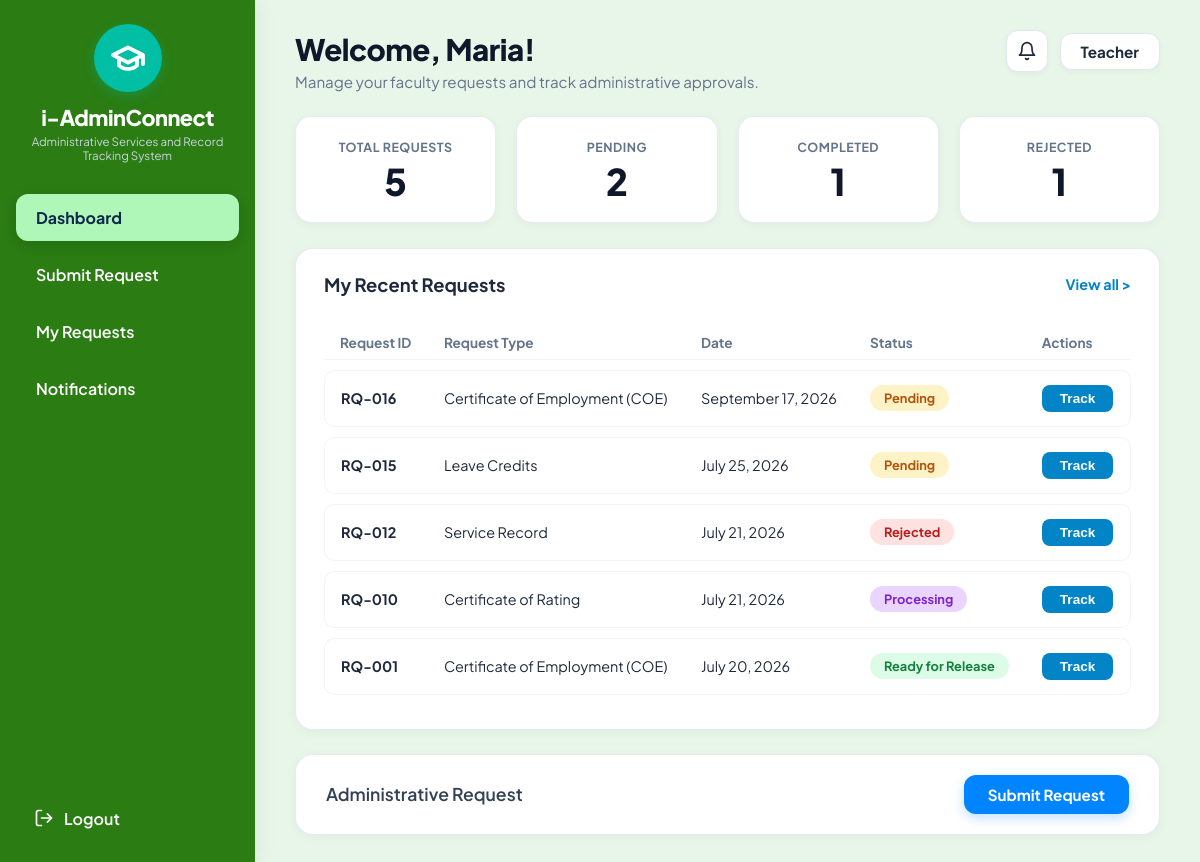
/dashboard.php (signed in), run on the app's committed database.
### tables this page shows
CREATE TABLE `requests` (
  `id` int(11) NOT NULL AUTO_INCREMENT,
  `tracking_number` varchar(50) NOT NULL,
  `user_id` int(11) NOT NULL,
  `request_type_id` int(11) NOT NULL,
  `purpose` text NOT NULL,
  `additional_notes` text DEFAULT NULL,
  `attached_filename` varchar(255) DEFAULT NULL,
  `file_size_kb` varchar(50) DEFAULT NULL,
  `file_verified` tinyint(1) DEFAULT 1,
  `status` enum('Pending','Under Review','Processing','Ready for Release','Released','Returned for Revision','Rejected') NOT NULL DEFAULT 'Pending',
  `current_stage` int(11) NOT NULL DEFAULT 1,
  `stage1_time` varchar(100) DEFAULT NULL,
  `stage2_time` varchar(100) DEFAULT NULL,
  `stage3_time` varchar(100) DEFAULT NULL,
  `stage4_time` varchar(100) DEFAULT NULL,
  `remarks` text DEFAULT NULL,
  `created_at` timestamp NOT NULL DEFAULT current_timestamp(),
  `updated_at` timestamp NOT NULL DEFAULT current_timestamp() ON UPDATE current_timestamp(),
  PRIMARY KEY (`id`),
  UNIQUE KEY `tracking_number` (`tracking_number`),
  KEY `user_id` (`user_id`),
  KEY `request_type_id` (`request_type_id`),
  CONSTRAINT `fk_req_type` FOREIGN KEY (`request_type_id`) REFERENCES `request_types` (`id`),
  CONSTRAINT `fk_req_user` FOREIGN KEY (`user_id`) REFERENCES `users` (`id`) ON DELETE CASCADE
);

CREATE TABLE `request_types` (
  `id` int(11) NOT NULL AUTO_INCREMENT,
  `code` varchar(30) NOT NULL,
  `name` varchar(150) NOT NULL,
  `target_role` enum('student','teacher','both') NOT NULL,
  `requirements` text NOT NULL,
  `fee` decimal(10,2) DEFAULT 0.00,
  `is_free` tinyint(1) DEFAULT 1,
  PRIMARY KEY (`id`),
  UNIQUE KEY `code` (`code`)
);

### dashboard.php (the view, shortened to what this page needs)
<?php
require_once __DIR__ . '/includes/header.php';
$stmt = $pdo->prepare("SELECT
    COUNT(*) as total,
    SUM(CASE WHEN status IN ('Pending', 'Under Review', 'Submitted') THEN 1 ELSE 0 END) as pending,
    SUM(CASE WHEN status IN ('Ready for Release', 'Released') THEN 1 ELSE 0 END) as completed,
    SUM(CASE WHEN status = 'Rejected' THEN 1 ELSE 0 END) as rejected
    FROM requests WHERE user_id = ?");
$stmt->execute([$user_id]);
$stats = $stmt->fetch();
$stmt = $pdo->prepare("SELECT r.*, rt.name as request_type_name
    FROM requests r
    JOIN request_types rt ON r.request_type_id = rt.id
    WHERE r.user_id = ?
    ORDER BY r.id DESC LIMIT 5");
$stmt->execute([$user_id]);
$recent_requests = $stmt->fetchAll();
?>
<div class="stats-grid">
  <div class="stat-card">
    <div class="stat-label">TOTAL REQUESTS</div>
    <div class="stat-value"><?= (int)($stats['total'] ?? 0) ?></div>
  </div>
  <div class="stat-card">
    <div class="stat-label">PENDING</div>
    <div class="stat-value"><?= (int)($stats['pending'] ?? 0) ?></div>
  </div>
  <div class="stat-card">
    <div class="stat-label">COMPLETED</div>
    <div class="stat-value"><?= (int)($stats['completed'] ?? 0) ?></div>
  </div>
  <div class="stat-card">
    <div class="stat-label">REJECTED</div>
    <div class="stat-value"><?= (int)($stats['rejected'] ?? 0) ?></div>
  </div>
</div>
<div class="content-card">
  <div class="card-header-flex">
    <h2 class="card-title">My Recent Requests</h2>
    <a href="my_requests.php" class="card-link">View all &gt;</a>
  </div>
  <div class="table-container">
    <table class="custom-table">
      <thead>
        <tr>
          <th>Request ID</th>
          <th>Request Type</th>
          <th>Date</th>
          <th>Status</th>
          <th>Actions</th>
        </tr>
      </thead>
      <tbody>
        <?php if (empty($recent_requests)): ?>
          <tr>
            <td colspan="5" style="text-align: center; color: #94a3b8; padding: 24px;">
              No requests submitted yet. Click "Submit Request" below to begin.
            </td>
          </tr>
        <?php else: ?>
          <?php foreach ($recent_requests as $req):
            $status_class = strtolower(str_replace(' ', '-', $req['status']));
            $date_str = date('F j, Y', strtotime($req['created_at']));
          ?>
            <tr>
              <td><strong><?= htmlspecialchars($req['tracking_number']) ?></strong></td>
              <td><?= htmlspecialchars($req['request_type_name']) ?></td>
              <td><?= htmlspecialchars($date_str) ?></td>
              <td><span class="badge-status <?= $status_class ?>"><?= htmlspecialchars($req['status']) ?></span></td>
              <td>
                <button type="button" class="btn-action-track" onclick="openTrackerModal('<?= htmlspecialchars($req['tracking_number'], ENT_QUOTES) ?>')">Track</button>
              </td>
            </tr>
          <?php endforeach; ?>
        <?php endif; ?>
      </tbody>
    </table>
  </div>
</div>
<div class="bottom-cta-card">
  <div class="cta-title">Administrative Request</div>
  <a href="submit_request.php" class="btn-primary-cta" style="text-decoration: none; display: inline-block;">Submit Request</a>
</div>
<?php include __DIR__ . '/includes/footer.php'; ?>

### css/style.css (style rules this page uses)
:root { --navy-sidebar: #173b75; --navy-sidebar-dark: #122c59; --sidebar-active: #90c2f7; --sidebar-active-text: #0f274a; --teal-logo: #00bfa5; --bg-canvas: #e9eff6; --card-bg: #ffffff; --primary-blue: #0284c7; --primary-blue-hover: #0369a1; --text-dark: #1e293b; --text-muted: #64748b; --border-light: #e2e8f0; --status-pending-bg: #fef3c7; --status-pending-text: #b45309; --status-processing-bg: #e9d5ff; --status-processing-text: #7e22ce; --status-ready-bg: #dcfce7; --status-ready-text: #15803d; --status-rejected-bg: #fee2e2; --status-rejected-text: #b91c1c; --status-released-bg: #dbeafe; --status-released-text: #1d4ed8; }
* { box-sizing: border-box; margin: 0; padding: 0; }
body { font-family: 'Plus Jakarta Sans', 'Inter', -apple-system, BlinkMacSystemFont, sans-serif; background-color: var(--bg-canvas); color: var(--text-dark); min-height: 100vh; margin: 0; padding: 0; overflow-x: hidden; }
.stats-grid { display: grid; grid-template-columns: repeat(4, 1fr); gap: 20px; margin-bottom: 25px; }
.stat-card { background: var(--card-bg); border-radius: 16px; padding: 22px 18px; text-align: center; box-shadow: 0 2px 10px rgba(0, 0, 0, 0.04); border: 1px solid rgba(226, 232, 240, 0.8); transition: transform 0.15s ease; }
.stat-label { font-size: 0.78rem; font-weight: 700; letter-spacing: 0.5px; color: #64748b; text-transform: uppercase; margin-bottom: 8px; }
.stat-value { font-size: 2.3rem; font-weight: 800; color: #0f172a; line-height: 1; }
.content-card { background: var(--card-bg); border-radius: 18px; padding: 24px 28px; box-shadow: 0 2px 12px rgba(0, 0, 0, 0.04); border: 1px solid rgba(226, 232, 240, 0.8); margin-bottom: 24px; }
.card-header-flex { display: flex; justify-content: space-between; align-items: center; margin-bottom: 20px; }
.card-title { font-size: 1.15rem; font-weight: 700; color: #1e293b; }
.card-link { font-size: 0.9rem; font-weight: 700; color: #0284c7; text-decoration: none; cursor: pointer; }
.table-container { overflow-x: auto; }
.custom-table { width: 100%; border-collapse: separate; border-spacing: 0 10px; }
.custom-table th { font-size: 0.85rem; font-weight: 700; color: #64748b; text-align: left; padding: 8px 16px; border-bottom: 1px solid #f1f5f9; }
.custom-table tbody tr { background-color: #ffffff; transition: background 0.15s ease; }
.custom-table td { padding: 14px 16px; font-size: 0.9rem; color: #1e293b; border-top: 1px solid #f1f5f9; border-bottom: 1px solid #f1f5f9; }
.custom-table td:first-child { border-left: 1px solid #f1f5f9; border-top-left-radius: 10px; border-bottom-left-radius: 10px; font-weight: 600; }
.custom-table td:last-child { border-right: 1px solid #f1f5f9; border-top-right-radius: 10px; border-bottom-right-radius: 10px; }
.badge-status { display: inline-block; padding: 5px 14px; border-radius: 20px; font-size: 0.8rem; font-weight: 700; text-align: center; }
.badge-status.pending { background-color: var(--status-pending-bg); color: var(--status-pending-text); }
.badge-status.processing { background-color: var(--status-processing-bg); color: var(--status-processing-text); }
.badge-status.ready, .badge-status.ready-for-release { background-color: var(--status-ready-bg); color: var(--status-ready-text); }
.badge-status.rejected { background-color: var(--status-rejected-bg); color: var(--status-rejected-text); }
.btn-action-track { background-color: #0284c7; color: white; border: none; padding: 6px 18px; border-radius: 8px; font-size: 0.85rem; font-weight: 600; cursor: pointer; transition: background 0.15s; }
.bottom-cta-card { background: var(--card-bg); border-radius: 18px; padding: 20px 30px; display: flex; justify-content: space-between; align-items: center; box-shadow: 0 2px 12px rgba(0, 0, 0, 0.04); border: 1px solid rgba(226, 232, 240, 0.8); }
.cta-title { font-size: 1.1rem; font-weight: 600; color: #334155; }
.btn-primary-cta { background-color: #0084ff; color: #ffffff; padding: 10px 24px; border-radius: 12px; font-size: 0.95rem; font-weight: 700; border: none; cursor: pointer; box-shadow: 0 4px 12px rgba(0, 132, 255, 0.25); transition: transform 0.15s, background 0.15s; }
html { scroll-behavior: smooth; scroll-padding-top: 80px; }

### data on the page
requests: tracking_number "RQ-016", request_type.name "Certificate of Employment (COE)", created_at "September 17, 2026", status "Pending"
requests: tracking_number "RQ-015", request_type.name "Leave Credits", created_at "July 25, 2026", status "Pending"
requests: tracking_number "RQ-012", request_type.name "Service Record", created_at "July 21, 2026", status "Rejected"
requests: tracking_number "RQ-010", request_type.name "Certificate of Rating", created_at "July 21, 2026", status "Processing"
requests: tracking_number "RQ-001", request_type.name "Certificate of Employment (COE)", created_at "July 20, 2026", status "Ready for Release"

### other printed values
$first_name "Maria"
$user_role "Teacher"
$stats['total'] "5"
$stats['pending'] "2"
$stats['completed'] "1"
$stats['rejected'] "1"
